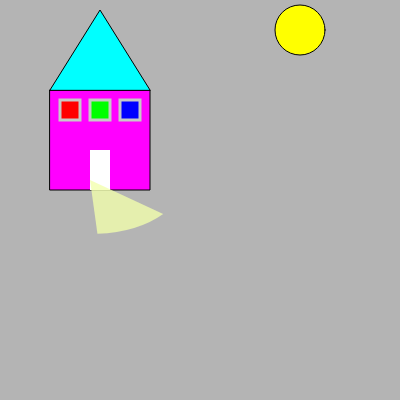
Frame 1 (no input)
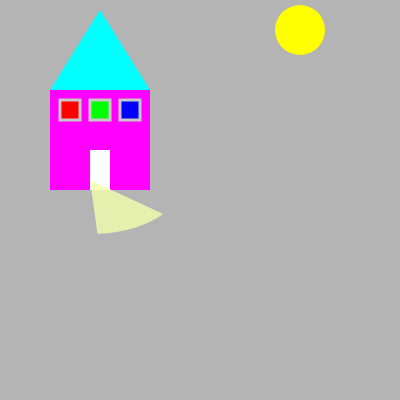
Frame 60 (no input)
Frame 120 (the mouse pressed at the canvas centre since frame 60): identical to frame 60, image omitted

The p5.js sketch that drew these frames (run headless with seeded random() and noise() and a simulated clock; from frame 60 on, the mouse is pressed at the canvas centre):

// p5.js sketch
// ── sketch.js
//Creative Coding, 2017
// Changing Colors

function setup() {
  createCanvas(400, 400);
}

function draw() {
  // Grayscale: A range from 0-255 (black to white)

  background(180); //fill the background with a mid tone gray

  // RGB: Red, green, and blue values separated by commas
  fill(255, 255, 0); //red and green make yellow
  ellipse(300, 30, 50, 50);

  //house
  fill(255, 0, 255); //red and blue make magenta
  rect(50, 90, 100, 100);

  //roof
  fill(0, 255, 255); //green and blue make cyan
  triangle(50, 90, 100, 10, 150, 90);

  //windows
  strokeWeight(3); //this function changes the weight of the stroke
  stroke(200); //stroke adds a color to your stroke
  fill(255, 0, 0); //red
  rect(60, 100, 20, 20);
  fill(0, 255, 0); //green
  rect(90, 100, 20, 20);
  fill(0, 0, 255); //blue
  rect(120, 100, 20, 20);
  noStroke();

  //door
  fill(255, 255, 255); //this is the same as saying fill(255);
  rect(90, 150, 20, 40);

  //light beam
  fill(242, 255, 173, 200); //adding a second or fourth value adds an alpha channel to fill. This adds opacity
  // Arc function creates a portion of an ellipse with these arguments: (x, y, width, height, start angle, stop angle). Angles are given in radians.
  arc(90, 180, 188, 108, 13, 14);
}
